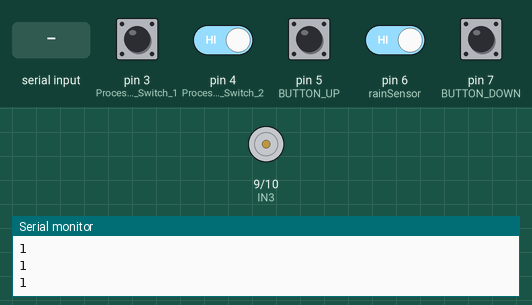
A sketch run on a simulated Arduino Uno, built with avr-gcc and run on an emulated ATmega328P. On the bench: motor-driver pin pairs drawn as motors (green arrow = first pin HIGH = forward, orange = second pin HIGH = backward, longer = more drive), the last lines printed to the serial monitor. The inputs (shaded band) are chosen by the test bench; at power-on: pin 3 (Processed_Switch_1), pin 4 (Processed_Switch_2), pin 5 (BUTTON_UP), pin 6 (rainSensor), pin 7 (BUTTON_DOWN) HIGH.

Above: at 1.2 s.
1.3 s: pin 3 (Processed_Switch_1) pulled LOW for 1 s
At 3.8 s:
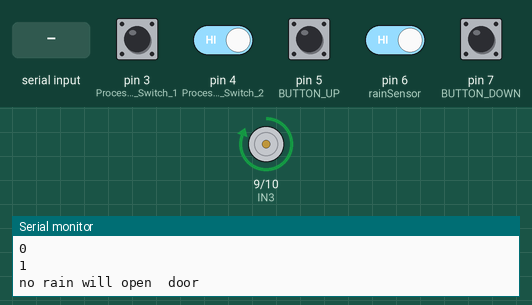
5.5 s: "90,45\n" received over Serial
7.0 s: "200\n" received over Serial
8.5 s: pin 4 (Processed_Switch_2) driven LOW and pin 6 (rainSensor) driven LOW
At 10.8 s:
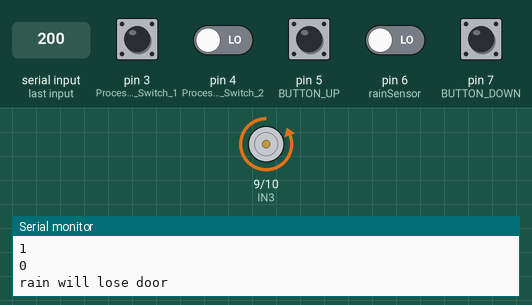
12.6 s: pin 4 (Processed_Switch_2) driven HIGH
At 14.2 s:
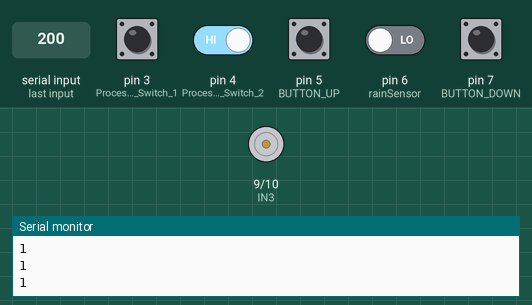
14.5 s: pin 4 (Processed_Switch_2) driven LOW
At 16.7 s:
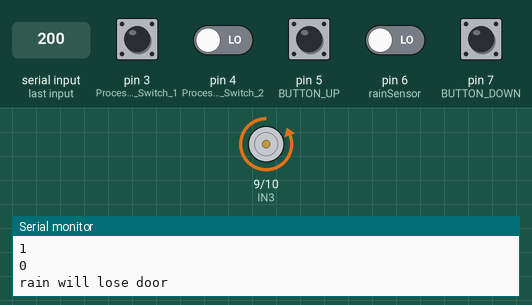
Timing chart, 0 to 19.6 s (numbered marks = the images above; inputs shaded):
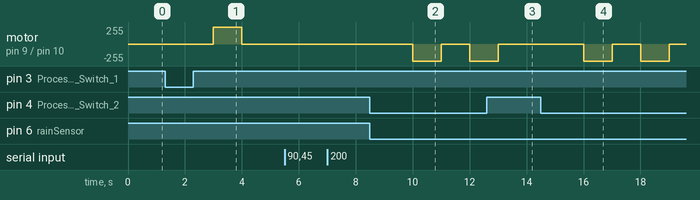

The sketch:

Project_Arduino_mai_che_mua_IOT.ino
```cpp
#include<EEPROM.h> // Khai báo thư viện EEPROM - Save as dữ liệu không mất khi tắt nguồn
#define Processed_Switch_1 3 // chân kỹ thuật số trên Arduino uno3 được sử dụng như một công tắc hành trình
#define Processed_Switch_2 4
#define BUTTON_UP 5
#define BUTTON_DOWN 7
#define  rainSensor  6  // chân tín hiệu cảm biến mưa ở chân digital 6
#define IN3 9               // chân kỹ thuật số dùng để điều khiển động cơ - L298N -Motor
#define IN4 10

void setup(){
  // Thiết đặt pin các chân số là đầu vào hay đầu ra và khởi đông giao tiếp nối tiếp
  Serial.begin(9600);                           // Open cổng Serual ở mức 9600 - Có thay đổi cho phụ hợp
  pinMode(rainSensor ,INPUT);         //Thiếp đặt pin chân cảm biến mưa (rainSensor) là INPUT
  pinMode(IN3,OUTPUT);                 // Thiếp đặt pin chân kỹ tuật số 3 cho điều khiển động cơ DC là OUTPUT

pinMode(IN4,OUTPUT);    //Thiếp đặt pin chân kỹ tuật số 4 cho điều khiển động cơ DC là OUTPUT
  pinMode(Processed_Switch_1,INPUT);    //Thiết đặt pin cho công tắc hành trình 1 và 2 là INPUT
  pinMode(Processed_Switch_2,INPUT);    // pin ấy có trở kháng cao (không cho dòng điện đi ra)
  Serial.println("Program started");             // In lên màn hình dòng chữ Đã Khởi Động Chương trình
   pinMode(BUTTON_UP,INPUT_PULLUP);
  pinMode(BUTTON_DOWN,INPUT_PULLUP);
}
void value_1_UP(){    //Hàm dùng để điều khiển động cơ với tốc độ trong khoảng 10 -1024
  int speed = Serial.parseInt();           // hàm parsenInt trả về và dừng quá trình motor quay (1000mili,10,1024)
  int speedInput = constrain(speed,10,1024);      // consts nằm trong khoảng 10 - 1024
  analogWrite(IN3,speed);         //Lệnh xuất ra từ chân điều khiển L298N - IN3 trong khoảng 10-1024 tương tươn 10%-100%
  digitalWrite(IN4,0);         //tắt motor khi về low
  }
void value_1_DOWN(){
  int speeds = Serial.parseInt();
  int speedsInput = constrain(speeds,10,1024); //Giới hạn giá trị sensVal trong khoảng [10,1024]
      analogWrite(IN4,1024 -speeds);
      digitalWrite (IN3 ,0);
}
void value_2_up(){
  //Thiết lập động cơ DC đảo ngược cho bộ điều khiện motor - cho phép kiểm soát hướng quay
  digitalWrite(IN4,HIGH);// Đặt chân IN4 thành mức cao (HIGH)
  digitalWrite(IN3,0);// Đặt chân IN3 thành mức thấp (LOW)
}

void value_2_down(){
  //Thiết lập động cơ DC đảo ngược cho bộ điều khiện motor - quay hướng ngược lại
  digitalWrite(IN3,HIGH);
  digitalWrite(IN4,0);
}
void value_2_Stop(){
  //Dừng động cơ DC
  digitalWrite(IN3,0);                // IN3 và IN4 đều được đặt thành mức thấp (LOW), động cơ sẽ dừng lại
  digitalWrite(IN4,0);
}
void loop() {
  // đọc tín hiệu từ cảm biến mưa và hai công tắc
  int value = digitalRead(rainSensor);                                            // đọc tín hiệu rainSensor
  int congtac1_A = digitalRead(Processed_Switch_1 );               // Đọc tín hiệu từ công tắc 1
  int congtac2_A = digitalRead(Processed_Switch_2 );              // Đọc tín hiệu từ công tắc 2
  int chrainSensor_C  = digitalRead(rainSensor);                      // Đọc lại tín hiệu từ cảm biến mưa
  Serial.println(congtac1_A);                                             // In tín hiệu từ công tắc 1 ra cổng Serial
  Serial.println(congtac2_A);                                           // In tín hiệu từ công tắc 2 ra cổng Serial
  int valueup_Y = digitalRead(BUTTON_UP);
  int valuedown_X =digitalRead(BUTTON_DOWN);
  if(valuedown_X==0 && valueup_Y!=0 &&congtac2_A !=1 ){
  value_1_DOWN ();                                     // Nếu công tắc 2 không hoạt động hoặc công tắc 1 hoạt động, động cơ sẽ quay ngược.
}
else if(valuedown_X!=0 && valueup_Y==0 && congtac1_A !=1)
{
  value_1_UP();                            // Nếu công tắc 2 hoạt động hoặc công tắc 1 không hoạt động, động cơ sẽ quay thuận.
}
  else value_2_Stop();
           // Nếu không có điều kiện nào được thỏa mãn, động cơ sẽ dừng lại.

if(chrainSensor_C ==0 && congtac2_A!=1 )                           // Nếu không mưa và cửa đang mở
{
  Serial.println("rain will lose door");                                     // In thông báo "rain will lose door"
  value_1_DOWN ();                                                          // Động cơ quay ngược
  value_2_up(); // Động cơ quay thuận
}
else if(chrainSensor_C  ==1 && congtac1_A !=1  ) // Nếu có mưa và cửa đang đóng
{
  Serial.println("no rain will open  door");         // In thông báo "no rain will open  door"
  value_1_UP();                 // Động cơ quay thuận
  value_2_down();            // Động cơ quay ngược
}
value_1_UP ();          // Động cơ quay thuận
}
```

Measured:
- after the input at 1.3 s, motor on pin 9 (IN3) / pin 10 (IN4): stopped → forward 255/255 after 1.7 s, → stopped 1.0 s later
- after the input at 8.5 s, motor on pin 9 (IN3) / pin 10 (IN4): stopped → backward 255/255 after 1.5 s, → stopped 1.0 s later, → backward 255/255 1.0 s later
- after the input at 12.6 s, motor on pin 9 (IN3) / pin 10 (IN4): goes on until 13.0 s, then stays stopped
- after the input at 14.5 s, motor on pin 9 (IN3) / pin 10 (IN4): alternates backward 255/255 for 1.0 s and stopped for 1.0 s, starting after 1.5 s
